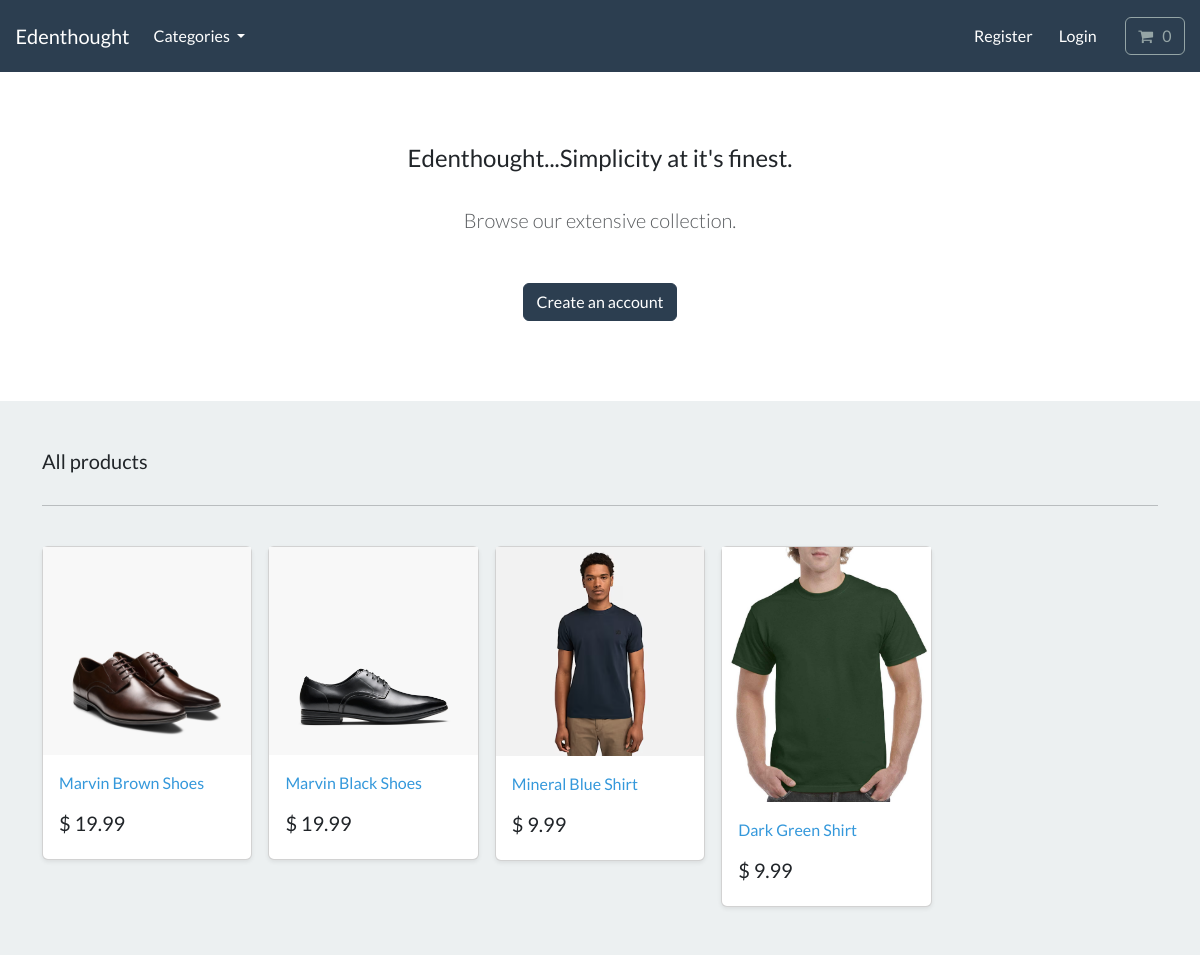
The page / on the database its author committed.
### store/models.py (models this page shows, shortened)
class Product(models.Model):
    category = models.ForeignKey(Category, related_name='produt', on_delete=models.CASCADE, null=True)
    title = models.CharField(max_length=250)
    brand = models.CharField(max_length=250, default='un-branded')
    description = models.TextField(blank=True)
    slug = models.SlugField(max_length=255)
    price = models.DecimalField(max_digits=4, decimal_places=2)
    image = models.ImageField(upload_to='images/')
    class Meta:
        verbose_name_plural = 'products'
    def get_absolute_url(self):
        return reverse("product-info", args=[self.slug])

### store/views.py (the view)
# urls.py: path('', include('store.urls')), #Store app
def store(request):
    all_products = Product.objects.all()
    context = {'my_products':all_products}
    return render(request, 'store/store.html', context)

### cart/cart.py (called while the page is built)
    def __len__(self):
        return sum(item['qty'] for item in self.cart.values())

### cart/context_processors.py (called while the page is built)
def cart(request):
    return {'cart': Cart(request)}

### store/models.py (called while the page is built)
    def get_absolute_url(self):
        return reverse("list-category", args=[self.slug])

### store/views.py (called while the page is built)
def categories(request):
    all_categories = Category.objects.all()
    return {'all_categories': all_categories}

### store/templates/store/store.html
{% extends "./base.html" %}
{% load static %}
{% block content %}
    <section class="py-4 text-center container">
        <div class="row py-lg-5">
            <div class="col-lg-6 col-md-8 mx-auto">
                <h4> Edenthought...Simplicity at it's finest. </h4>
                <br>
                <p class="lead text-muted">
                Browse our extensive collection.
                </p>
                <br>
                <a href="#" class="btn btn-primary my-2"> Create an account </a>
            </div>
        </div>
    </section>
        <div class="album py-5 bg-light">
            <div class="container">
            <div class="pb-3 h5"> All products </div>
            <hr>
            <br>
            <div class="row row-cols-1 row-cols-sm-2 row-cols-md-5 g-3">
                {% for product in my_products %}
                    <div class="col">
                        <div class="card shadow-sm">
                            <img class="img-fluid" alt="Responsive image" src="{{product.image.url}}">
                            <div class="card-body">
                                <p class="card-text">
                                    <a class="text-info text-decoration-none" href="{{product.get_absolute_url}}"> {{ product.title | capfirst }} </a>
                                </p>
                                <div class="d-flex justify-content-between align-items-center">
                                    <h5> $ {{ product.price }}</h5>
                                </div>
                            </div>
                        </div>
                    </div>
                {% endfor %}
            </div>
        </div>
    </div>
{% endblock %}

### rows shown on the page
Product: image (picture), title "Marvin Brown Shoes", price "19.99"
Product: image (picture), title "Marvin Black Shoes", price "19.99"
Product: image (picture), title "Mineral Blue Shirt", price "9.99"
Product: image (picture), title "Dark Green Shirt", price "9.99"
